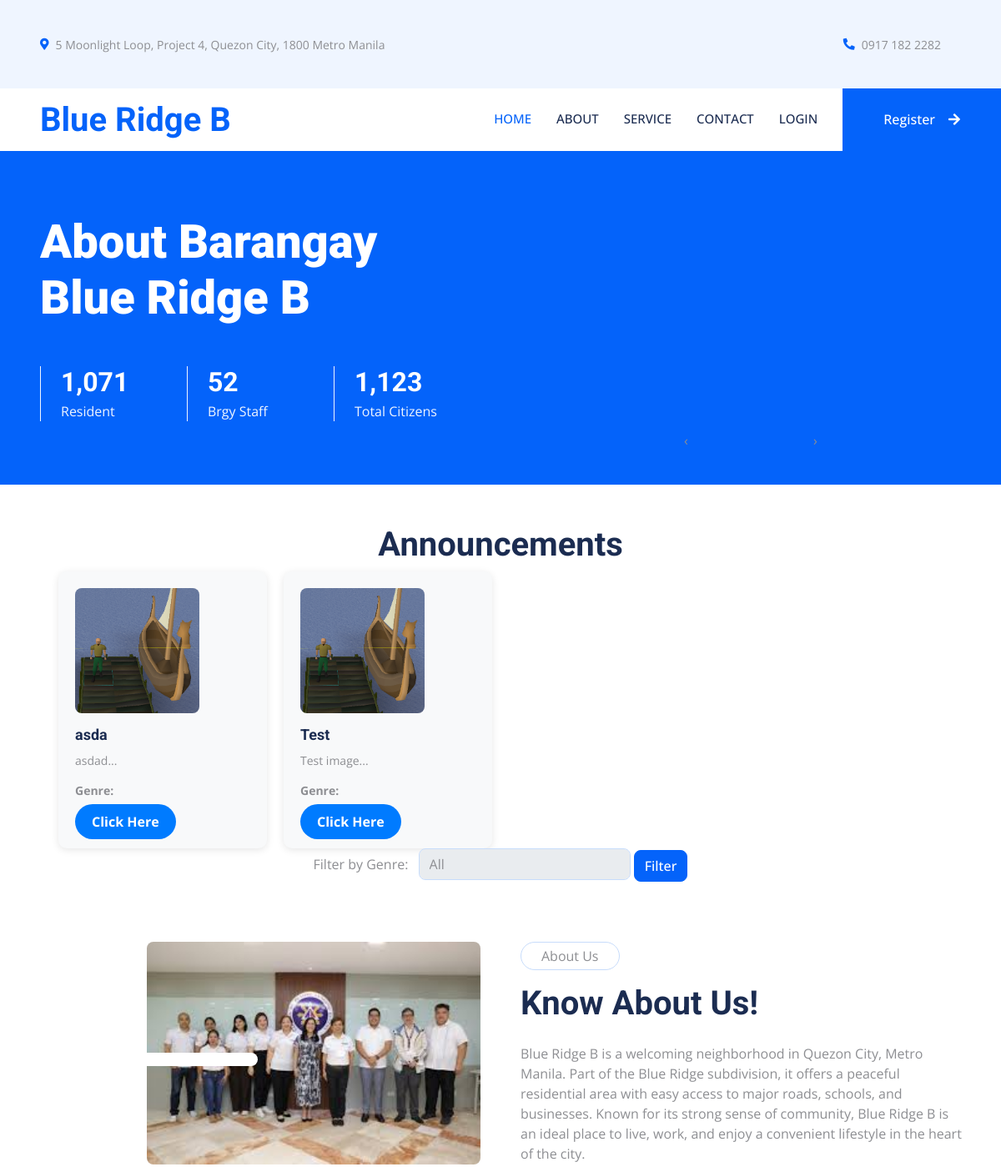
Before: / (upper part) with the older database file.
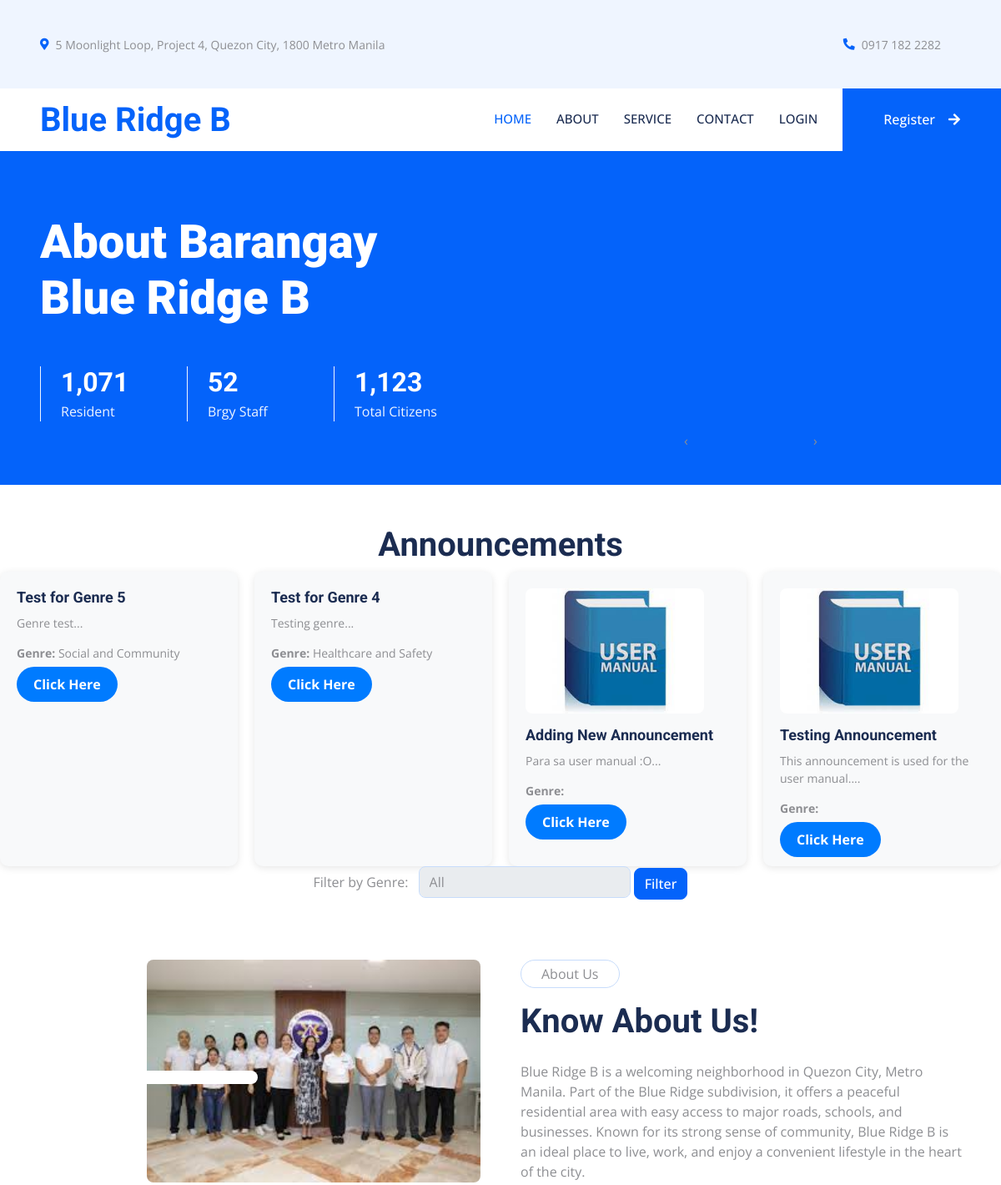
After: the same page with the newer database file.
### tables this page shows
CREATE TABLE `announcements` (
  `id` int(11) NOT NULL,
  `title` varchar(255) NOT NULL,
  `content` text NOT NULL,
  `type` enum('view-only','event') NOT NULL,
  `max_participants` int(11) DEFAULT NULL,
  `created_at` timestamp NOT NULL DEFAULT current_timestamp(),
  `registered_participants` int(11) DEFAULT 0,
  `image_path` varchar(255) DEFAULT NULL,
  `genre` varchar(255) NOT NULL
);

### index.php (the view, shortened to what the changed rows need)
<?php
include 'db.php';
$sql = "SELECT id, title, content, genre, image_path, created_at FROM announcements";
$sql .= " ORDER BY created_at DESC";
$stmt = $conn->prepare($sql);
$stmt->execute();
$result = $stmt->get_result();
?>
<!DOCTYPE html>
<html lang="en">
<head>
    <link href="https://cdnjs.cloudflare.com/ajax/libs/font-awesome/5.10.0/css/all.min.css" rel="stylesheet">
    <link href="https://cdn.jsdelivr.net/npm/bootstrap-icons@1.4.1/font/bootstrap-icons.css" rel="stylesheet">
    <link href="lib/animate/animate.min.css" rel="stylesheet">
    <link href="lib/owlcarousel/assets/owl.carousel.min.css" rel="stylesheet">
    <link href="lib/tempusdominus/css/tempusdominus-bootstrap-4.min.css" rel="stylesheet" />
    <link href="css/bootstrap.min.css" rel="stylesheet">
    <link href="css/style.css" rel="stylesheet">
    <link rel="stylesheet" href="https://cdnjs.cloudflare.com/ajax/libs/OwlCarousel2/2.3.4/assets/owl.carousel.min.css">
    <link rel="stylesheet" href="https://cdnjs.cloudflare.com/ajax/libs/OwlCarousel2/2.3.4/assets/owl.theme.default.min.css">
</head>
<body>
    <nav class="navbar navbar-expand-lg bg-white navbar-light sticky-top p-0 wow fadeIn" data-wow-delay="0.1s">
        <a href="index.php" class="navbar-brand d-flex align-items-center px-4 px-lg-5">
            <h1 class="m-0 text-primary"><i class=></i>Blue Ridge B</h1>
        </a>
    </nav>
    <div class="container-fluid header bg-primary p-0 mb-5">
        <div class="row g-0 align-items-center flex-column-reverse flex-lg-row">
            <div class="col-lg-6 p-5 wow fadeIn" data-wow-delay="0.1s">
                <h1 class="display-4 text-white mb-5">About Barangay Blue Ridge B</h1>
                <div class="row g-4">
                    <div class="col-sm-4">
                        <div class="border-start border-light ps-4">
                            <h2 class="text-white mb-1" data-toggle="counter-up">1,071</h2>
                        </div>
                    </div>
                    <div class="col-sm-4">
                        <div class="border-start border-light ps-4">
                            <h2 class="text-white mb-1" data-toggle="counter-up">52</h2>
                        </div>
                    </div>
                    <div class="col-sm-4">
                        <div class="border-start border-light ps-4">
                            <h2 class="text-white mb-1" data-toggle="counter-up">1,123</h2>
                        </div>
                    </div>
                </div>
            </div>
        </div>
    </div>
    <h1 align="center">Announcements</h1>
    <div class="announcement-wrapper">
        <div class="announcement-grid">
            <?php while ($row = $result->fetch_assoc()): ?>
                <div class="announcement-item">
                    <?php if (!empty($row['image_path'])): ?>
                        <img src="<?php echo htmlspecialchars($row['image_path']); ?>" alt="Announcement Image" class="announcement-image">
                    <?php endif; ?>
                    <h4><?php echo htmlspecialchars($row['title']); ?></h4>
                    <p><?php echo htmlspecialchars(substr($row['content'], 0, 100)) . '...'; ?></p>
                    <p><strong>Genre:</strong> <?php echo htmlspecialchars($row['genre']); ?></p>
                    <a href="view_announcement.php?id=<?php echo $row['id']; ?>">Click Here</a>
                </div>
            <?php endwhile; ?>
        </div>
    </div>
    <div class="container-xxl py-5">
        <div class="container">
            <div class="row g-5">
                <div class="col-lg-6 wow fadeIn" data-wow-delay="0.5s">
                    <h1 class="mb-4"> Know About Us!</h1>
                </div>
            </div>
        </div>
    </div>
</body>
</html>

Changed rows visible on the page:
removed announcements: image_path (picture), title "asda", content "asdad"
removed announcements: image_path (picture), title "Test", content "Test image"
added announcements: title "Test for Genre 5", content "Genre test", genre "Social and Community"
added announcements: title "Test for Genre 4", content "Testing genre", genre "Healthcare and Safety"
added announcements: image_path (picture), title "Adding New Announcement", content "Para sa user manual :O"
added announcements: image_path (picture), title "Testing Announcement", content "This announcement is used for the user manual."
